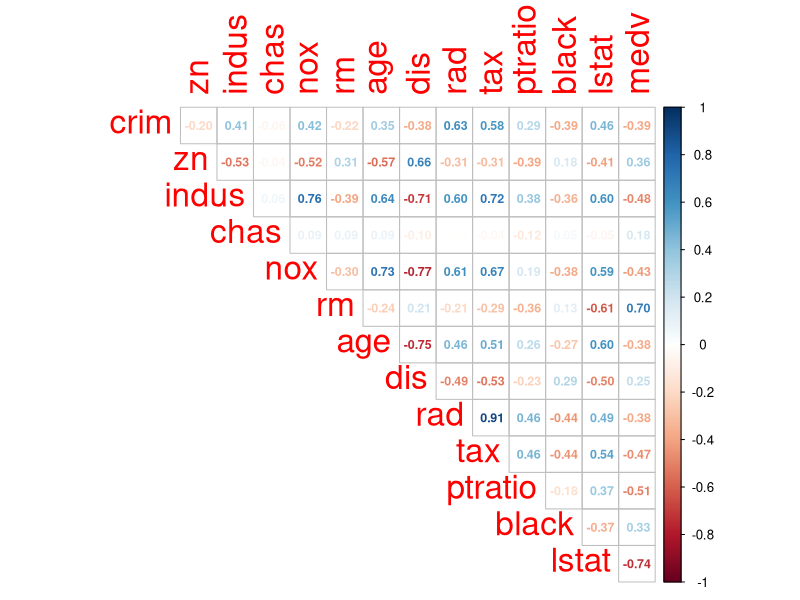
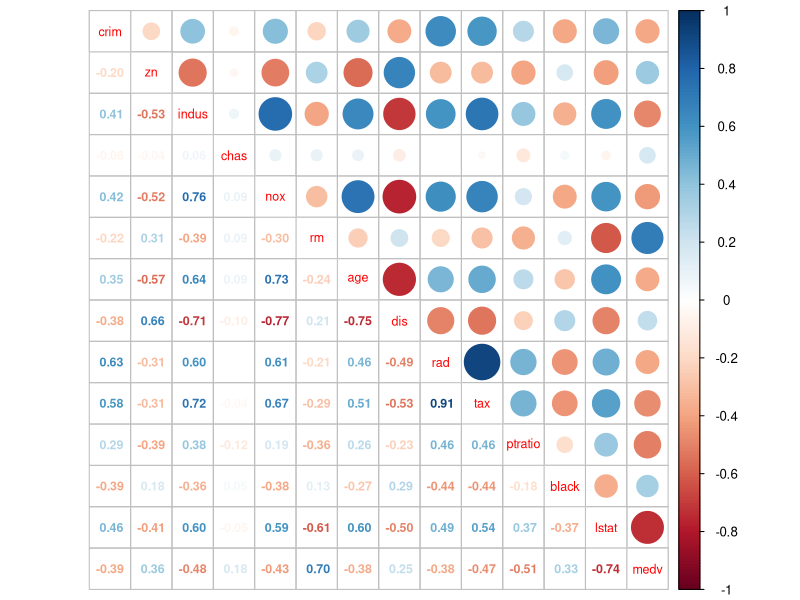
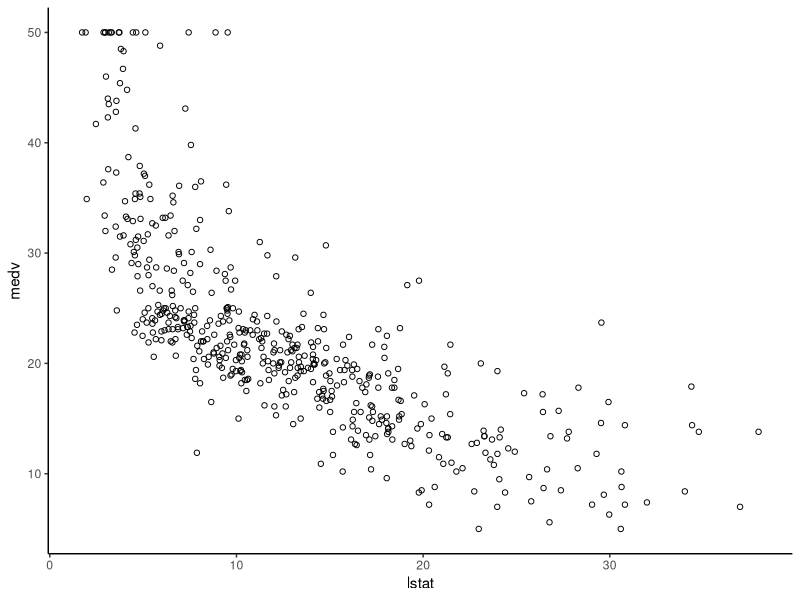
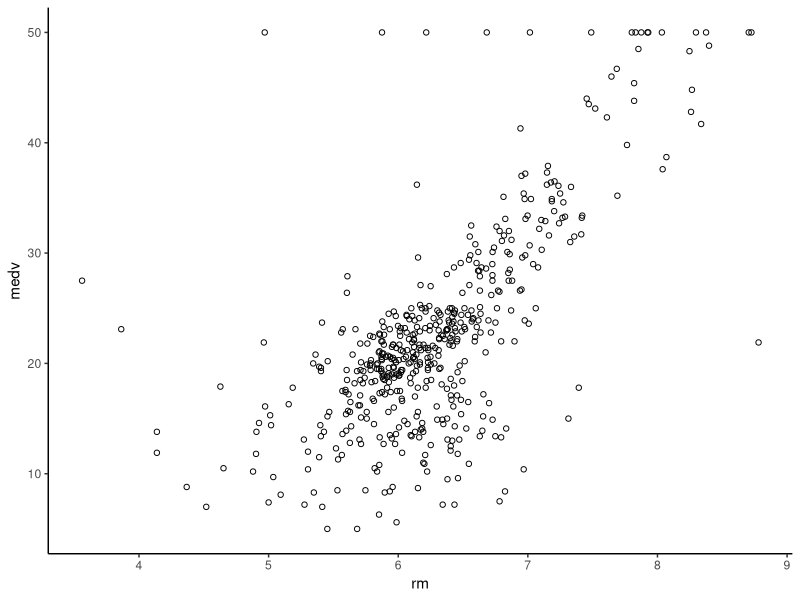
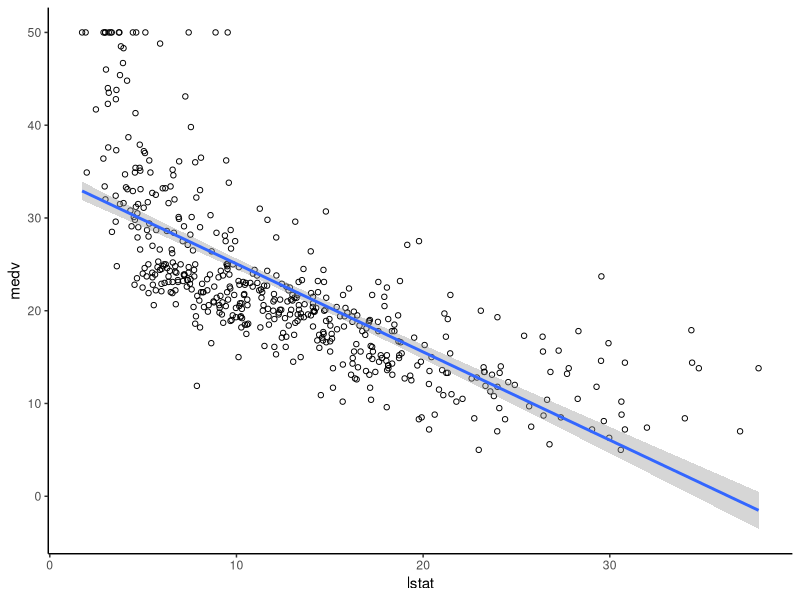
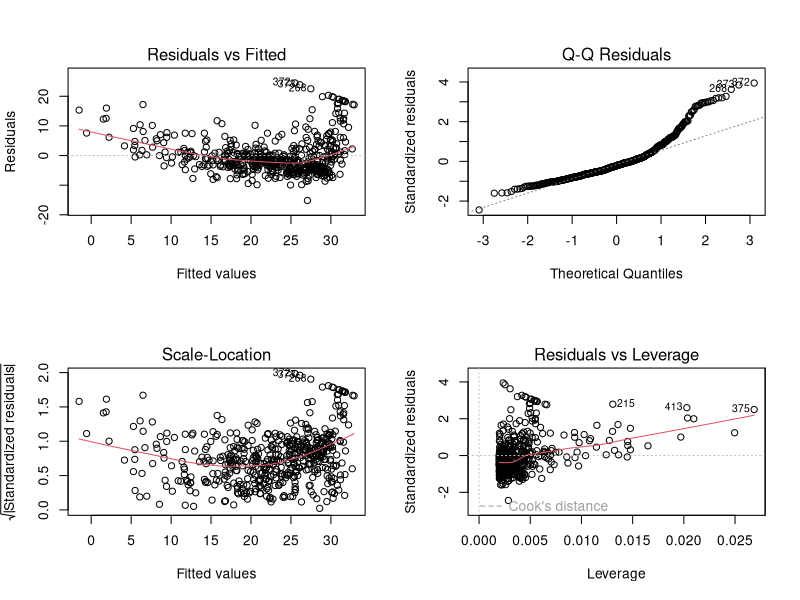
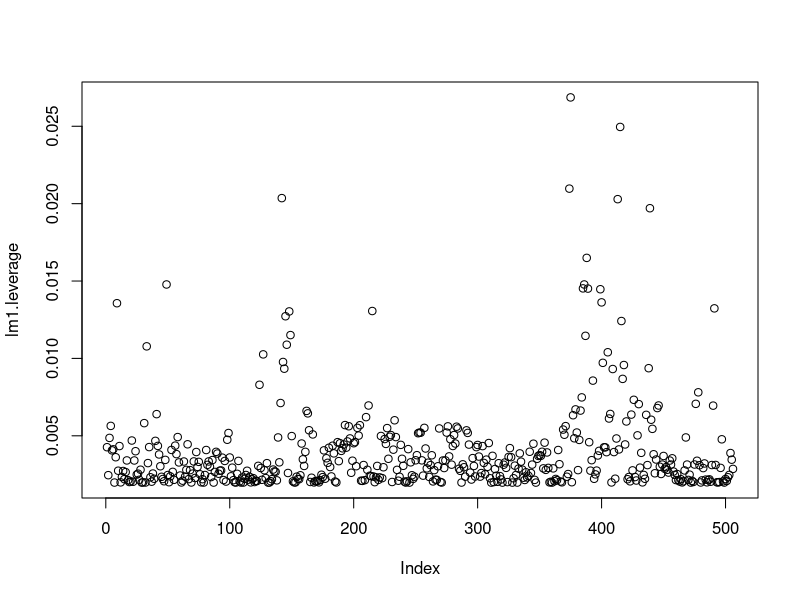
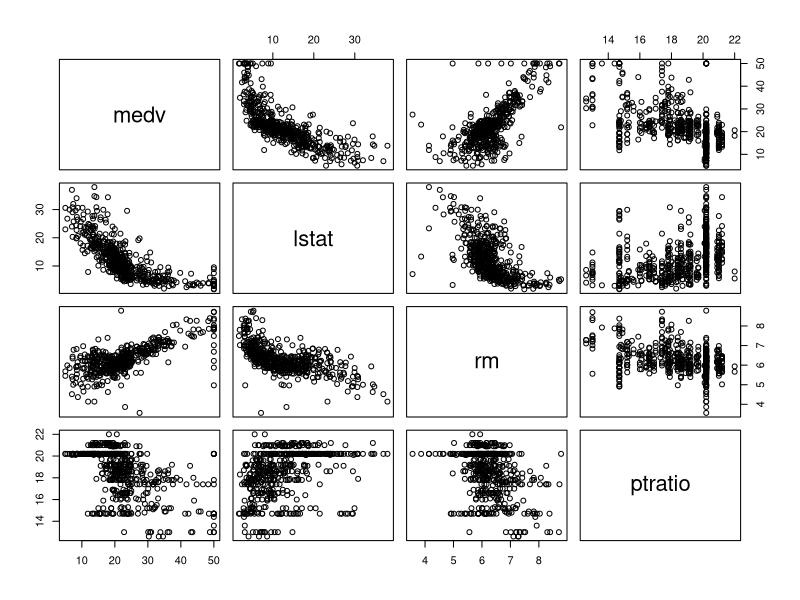

Generate these figures, in order, with R:
##########################
# Linear Regression
##########################

# load MASS, corrplot and ggplot2
library(MASS)
#install.packages('corrplot')
library(corrplot)
library(ggplot2)

# examine the structure of the Boston dataset
str(Boston)

# bring out the docs for the dataset 
?Boston

# compute the correlation matrix
corr.matrix <- cor(Boston)

# one option for plotting correlations: using colors to represent the extent of correlation
corrplot(corr.matrix, method = "number", type = "upper", diag = FALSE, number.cex=0.75, tl.cex = 2)

# another option, with both colors and exact correlation scores
corrplot.mixed(corr.matrix, tl.cex=0.75, number.cex=0.75)

#  plot *lstat* against the response variable
ggplot(data = Boston, mapping = aes(x = lstat, y = medv)) +
  geom_point(shape = 1) +
  theme_classic()

#  plot *rm* against the response variable
ggplot(data = Boston, mapping = aes(x = rm, y = medv)) +
  geom_point(shape = 1) +
  theme_classic()

##########################
# Simple Linear Regression
##########################

# build an lm model with a formula: medv ~ lstat 
lm1 <- lm(medv ~ lstat, data = Boston)

# print the model summary
summary(lm1)

# print all attributes stored in the fitted model 
names(lm1)

# print the coefficients
lm1$coefficients

# print the coefficients with the coef() f.
coef(lm1)

# compute the RSS - residual sum of squares
lm1_rss <- sum(lm1$residuals^2)
lm1_rss

# compute 95% confidence interval
confint(lm1, level = 0.95)

##########################
## Making predictions
##########################

# create a test data frame containing only lstat variable and three observations: 5, 10, 15
df.test <- data.frame(lstat=c(5, 10, 15))

# calculate the predictions with the fitted model over the test data
predict(lm1, newdata = df.test)

# calculate the predictions with the fitted model over the test data, including the confidence interval
predict(lm1, newdata = df.test, interval = "confidence")

# calculate the predictions with the fitted model over the test data, including the prediction interval
predict(lm1, newdata = df.test, interval = "predict")

# plot the data points and the regression line
ggplot(data = Boston, mapping = aes(x = lstat, y = medv)) +
  geom_point(shape = 1) +
  geom_smooth(method = "lm") +
  theme_classic()

##########################
## Diagnostic Plots
##########################

# split the plotting area into 4 cells
par(mfrow=c(2,2))

# print the diagnostic plots
plot(lm1)

#treba  da bude sto horizontalnije, to su nase pretpostavljenje vrednsosti prema stvarnim, i treba sto grupisanije oko horizontale
#normal quantile-quantile (norma probability), predstavlja raspodelu podataka u odnosu na normalnu, treba po lin
#da li su reziduali jednako SPREADOVANI - rasporedjeni po prediktorima
#poaze nam da nadjemo outliers, ukoliko je neki plot van 


# reset the plotting area
par(mfrow=c(1,1)) 

# compute the leverage statistic
lm1.leverage <- hatvalues(lm1)
plot(lm1.leverage)

# calculate the number of high leverage points 
n <- nrow(Boston)
p <- 1
cutoff <- 2*(p+1)/n
length(which(lm1.leverage > cutoff))

###############################
## Multiple Linear Regression
###############################

# generate the scatterplots for variables medv, lstat, rm, ptratio
pairs(~medv + lstat + rm + ptratio, data = Boston)

# install.packages('caret')
library(caret)

# assure the replicability of the results by setting the seed 
set.seed(123)

# generate indices of the observations to be selected for the training set
train.indices <- createDataPartition(Boston$medv, p = 0.80, list = FALSE)

# select observations at the positions defined by the train.indices vector
train.boston <- Boston[train.indices,]

# select observations at the positions that are NOT in the train.indices vector
test.boston <- Boston[-train.indices,]

# print the summary of the outcome variable on both train and test sets
summary(train.boston$medv)
summary(test.boston$medv)

# build an lm model with a train dataset using the formula: medv ~ lstat + rm + ptratio
lm2 <- lm(medv ~ lstat + rm + ptratio, data = train.boston)

# print the model summary
summary(lm2)

# calculate the predictions with the lm2 model over the test data
lm2.predict <- predict(lm2, newdata = test.boston)

# print out a few predictions
head(lm2.predict)

# combine the test set with the predictions
test.boston.lm2 <- cbind(test.boston, pred = lm2.predict) 

# plot actual (medv) vs. predicted values
ggplot(data = test.boston.lm2) + 
  geom_density(mapping = aes(x=medv, color = 'real')) +
  geom_density(mapping = aes(x=pred, color = 'predicted')) +
  scale_colour_discrete(name ="medv distribution") +
  theme_classic()

# calculate RSS
lm2.test.RSS <- sum((lm2.predict - test.boston$medv)^2)

# calculate TSS
lm.test.TSS <- sum((mean(train.boston$medv) - test.boston$medv)^2)

# calculate R-squared on the test data
lm2.test.R2 <- 1 - lm2.test.RSS/lm.test.TSS
lm2.test.R2

# calculate RMSE
lm2.test.RMSE <- sqrt(lm2.test.RSS/nrow(test.boston))
lm2.test.RMSE

# compare medv mean to the RMSE
mean(test.boston$medv)
lm2.test.RMSE/mean(test.boston$medv)

# build an lm model with the training set using all of the variables
lm3 <- lm(medv ~ ., data = train.boston) # note the use of '.' to mean all variables

# print the model summary
summary(lm3)

# check for multicolinearity using the vif function (from the 'car' package)
library(car)

# calculate vif
vif(lm3)

# calculate square root of the VIF
sort(sqrt(vif(lm3)))

# build an lm model with the training set using all of the variables except 'rad'
# (multicolinearity was detected for 'rad') 
lm4 <- lm(medv ~ . - rad, data = train.boston) # note the use of '-' to exclude the rad variable

# print the model summary
summary(lm4)

# calculate the predictions with the new model over the test data
lm4.predict <- predict(lm4, newdata = test.boston)

# print out a few predictions
head(lm4.predict)

# combine the test set with the predictions
test.boston.lm4 <- cbind(test.boston, pred = lm4.predict) 

# plot actual (medv) vs. predicted values
ggplot(data = test.boston.lm4) + 
  geom_density(mapping = aes(x=medv, color = 'real')) +
  geom_density(mapping = aes(x=pred, color = 'predicted')) +
  scale_colour_discrete(name ="medv distribution") +
  theme_classic()

# calculate RSS
lm4.test.RSS <- sum((lm4.predict - test.boston$medv)^2)

# calculate R-squared on the test data
lm4.test.R2 <- 1 - lm4.test.RSS/lm.test.TSS
lm4.test.R2

# calculate RMSE
lm4.test.RMSE <- sqrt(lm4.test.RSS/nrow(test.boston))
lm4.test.RMSE

